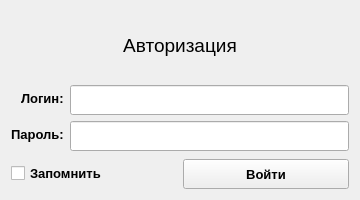
<?xml version="1.0" encoding="UTF-8"?>
<ui version="4.0">
 <class>AuthForm</class>
 <widget class="QWidget" name="AuthForm">
  <property name="geometry">
   <rect>
    <x>0</x>
    <y>0</y>
    <width>360</width>
    <height>200</height>
   </rect>
  </property>
  <property name="windowTitle">
   <string>Form</string>
  </property>
  <layout class="QVBoxLayout" name="verticalLayout">
   <item>
    <widget class="QLabel" name="title">
     <property name="font">
      <font>
       <family>Arial</family>
       <pointsize>14</pointsize>
      </font>
     </property>
     <property name="text">
      <string>Авторизация</string>
     </property>
     <property name="alignment">
      <set>Qt::AlignCenter</set>
     </property>
    </widget>
   </item>
   <item>
    <layout class="QFormLayout" name="formLayout">
     <property name="labelAlignment">
      <set>Qt::AlignRight|Qt::AlignTrailing|Qt::AlignVCenter</set>
     </property>
     <item row="0" column="0">
      <widget class="QLabel" name="label">
       <property name="font">
        <font>
         <family>Arial</family>
         <pointsize>10</pointsize>
         <bold>true</bold>
        </font>
       </property>
       <property name="text">
        <string>Логин:</string>
       </property>
      </widget>
     </item>
     <item row="0" column="1">
      <widget class="QLineEdit" name="leLogin">
       <property name="minimumSize">
        <size>
         <width>0</width>
         <height>30</height>
        </size>
       </property>
       <property name="font">
        <font>
         <family>Consolas</family>
         <pointsize>10</pointsize>
        </font>
       </property>
      </widget>
     </item>
     <item row="1" column="0">
      <widget class="QLabel" name="label_2">
       <property name="font">
        <font>
         <family>Arial</family>
         <pointsize>10</pointsize>
         <bold>true</bold>
        </font>
       </property>
       <property name="text">
        <string>Пароль:</string>
       </property>
      </widget>
     </item>
     <item row="1" column="1">
      <widget class="QLineEdit" name="lePassword">
       <property name="minimumSize">
        <size>
         <width>0</width>
         <height>30</height>
        </size>
       </property>
       <property name="font">
        <font>
         <family>Consolas</family>
         <pointsize>10</pointsize>
        </font>
       </property>
       <property name="echoMode">
        <enum>QLineEdit::Password</enum>
       </property>
      </widget>
     </item>
    </layout>
   </item>
   <item>
    <layout class="QHBoxLayout" name="horizontalLayout">
     <item>
      <widget class="QCheckBox" name="cbRemember">
       <property name="font">
        <font>
         <family>Arial</family>
         <pointsize>10</pointsize>
         <bold>true</bold>
        </font>
       </property>
       <property name="text">
        <string>Запомнить</string>
       </property>
      </widget>
     </item>
     <item>
      <widget class="QPushButton" name="pushButton">
       <property name="minimumSize">
        <size>
         <width>0</width>
         <height>30</height>
        </size>
       </property>
       <property name="font">
        <font>
         <family>Arial</family>
         <pointsize>10</pointsize>
         <bold>true</bold>
        </font>
       </property>
       <property name="cursor">
        <cursorShape>PointingHandCursor</cursorShape>
       </property>
       <property name="text">
        <string>Войти</string>
       </property>
      </widget>
     </item>
    </layout>
   </item>
  </layout>
 </widget>
 <resources/>
 <connections/>
</ui>
